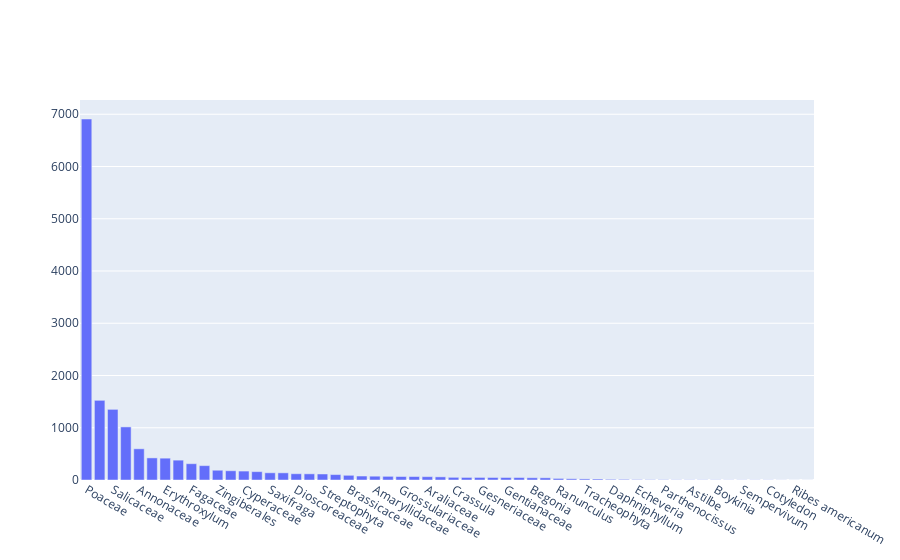

The cell this chart's notebook holds for it:
### Code cell
# now, let's groupby using family
byorglib = genomesra5.groupby(by = ['tax_level3'])['Experiment Accession'].count().reset_index()
byorglib.sort_values('Experiment Accession', ascending = False, inplace = True)
byorglib

fig = make_subplots(rows = 1, cols = 1, column_widths = [50], row_heights = [5])
fig.add_trace(go.Bar(x = byorglib['tax_level3'],
             y = byorglib['Experiment Accession'], textposition = 'outside', textfont = dict(size = 6)),
             row=1, col=1)
fig.show()# not zero indexed ffs

### Figure 1 — Plotly figure (JSON) as saved in the notebook; plotly's stock layout.template omitted (floating-point values rounded to 4 significant figures)
{"data": [{"textfont": {"size": 6}, "textposition": "outside", "type": "bar", "x": ["Poaceae", "Arecaceae", "Salicaceae", "Viridiplantae", "Annonaceae", "Convolvulaceae", "Erythroxylum", "Asteraceae", "Fagaceae", "Solanaceae", "Zingiberales", "Nepenthaceae", "Cyperaceae", "Papilionoideae", "Saxifraga", "Rosaceae", "Dioscoreaceae", "Veronica", "Streptophyta", "Campanulaceae", "Brassicaceae", "Orchidaceae", "Amaryllidaceae", "Sedum", "Grossulariaceae", "Funariales", "Araliaceae", "Caesalpinioideae", "Crassula", "Coffea", "Gesneriaceae", "Bignoniaceae", "Gentianaceae", "Vitis", "Begonia", "Scrophulariaceae", "Ranunculus", "Chrysosplenium", "Tracheophyta", "Kalanchoe", "Daphniphyllum", "Euphorbiaceae", "Echeveria", "Diapensiaceae", "Parthenocissus", "Icacina", "Astilbe", "Monanthes", "Boykinia", "Erythroxylaceae", "Sempervivum", "Diapensia lapponica", "Cotyledon", "Pterostemon rotundifolius", "Ribes americanum", "Micranthes integrifolia"], "xaxis": "x", "y": [6909, 1525, 1352, 1016, 597, 423, 418, 380, 312, 275, 187, 177, 171, 160, 138, 137, 120, 118, 115, 104, 90, 76, 73, 70, 67, 66, 64, 60, 51, 49, 49, 48, 48, 47, 43, 42, 30, 24, 21, 19, 13, 12, 8, 6, 6, 4, 4, 4, 4, 3, 3, 3, 3, 2, 1, 1], "yaxis": "y"}], "layout": {"xaxis": {"anchor": "y", "domain": [0, 1]}, "yaxis": {"anchor": "x", "domain": [0, 1]}}}
